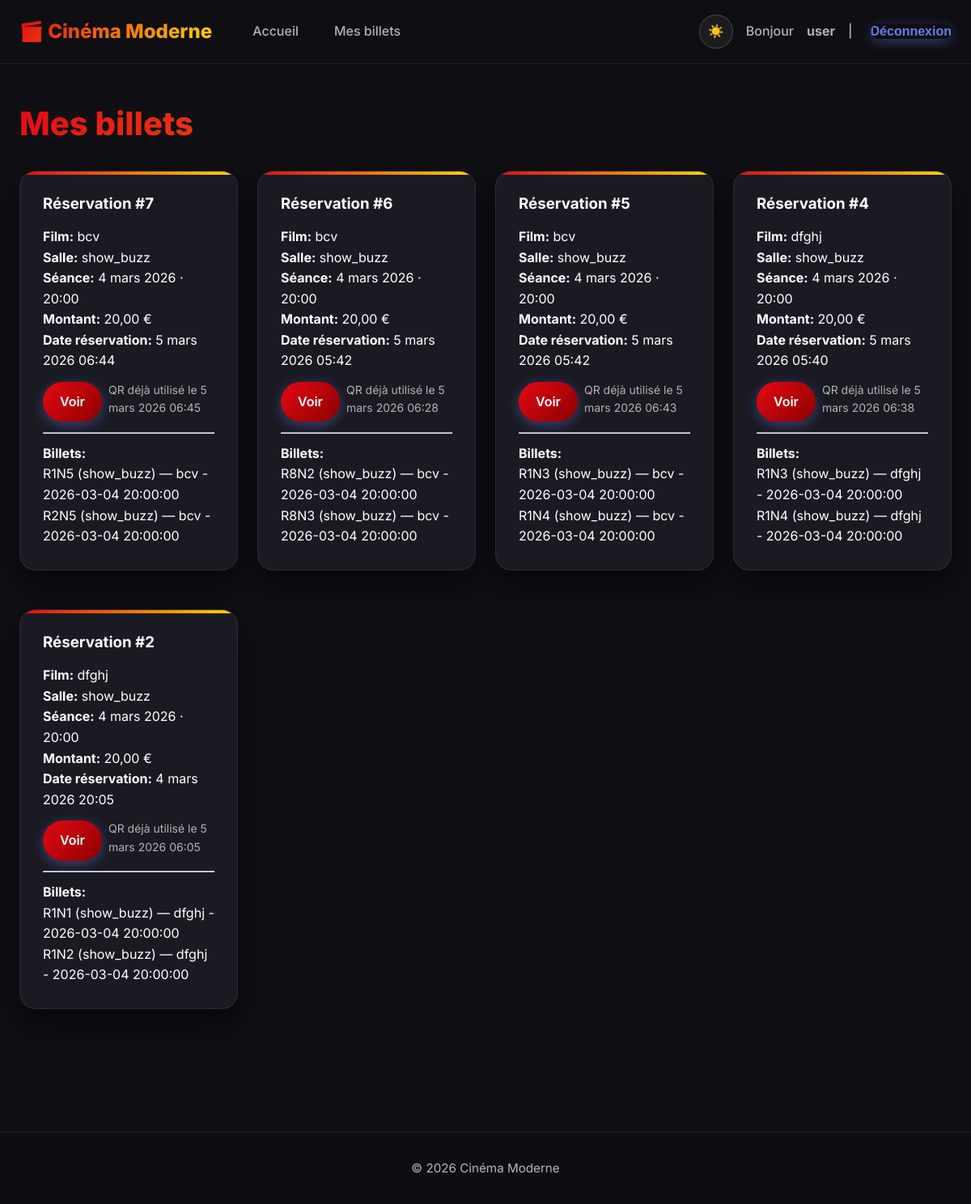
Page /dashboard/ (signed in) on the earlier database version.
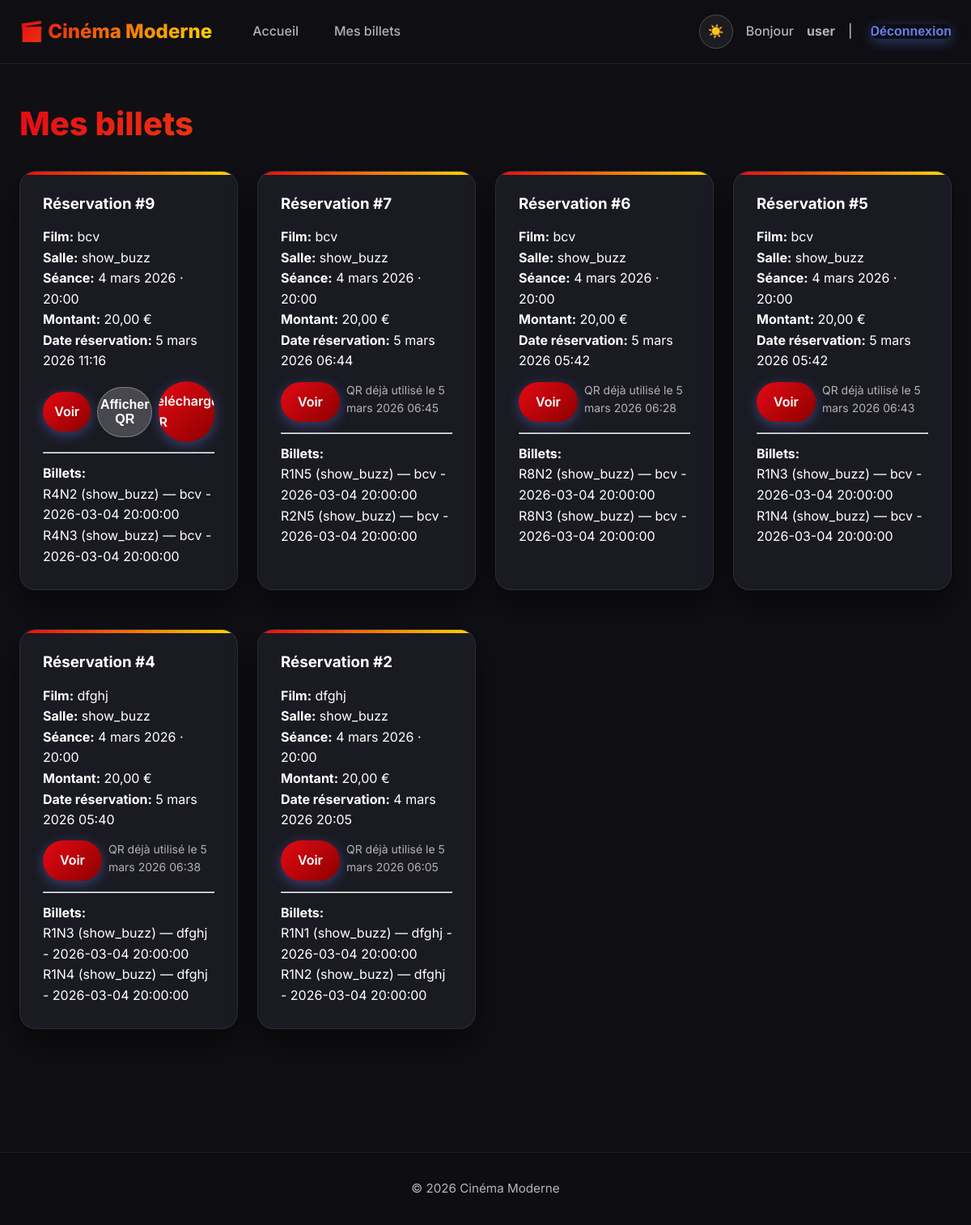
Same page on the later database version.
### cinema/models.py (models this page shows, shortened)
class Reservation(models.Model):
    STATUTS = (
        ('CONFIRMEE', 'Confirmée'),
        ('ANNULEE', 'Annulée'),
    )
    utilisateur = models.ForeignKey(User, on_delete=models.CASCADE)
    seance = models.ForeignKey(Seance, on_delete=models.CASCADE)
    date_reservation = models.DateTimeField(auto_now_add=True)
    montant_total = models.DecimalField(max_digits=8, decimal_places=2)
    statut = models.CharField(max_length=10, choices=STATUTS, default='CONFIRMEE')
    qr_token = models.UUIDField(default=uuid.uuid4, unique=True, editable=False)
    qr_valid = models.BooleanField(default=True)
    qr_created = models.DateTimeField(auto_now_add=True)
    qr_used_at = models.DateTimeField(null=True, blank=True)
    qr_used_by = models.ForeignKey(User, null=True, blank=True, on_delete=models.SET_NULL, related_name='used_qr_reservations')

class Seance(models.Model):
    film = models.ForeignKey(Film, on_delete=models.CASCADE)
    salle = models.ForeignKey(Salle, on_delete=models.CASCADE)
    date = models.DateField()
    heure = models.TimeField()
    prix = models.DecimalField(max_digits=6, decimal_places=2)
    class Meta:
        ordering = ['date', 'heure']
    def __str__(self):
        return f"{self.film} - {self.date} {self.heure}"

class Film(models.Model):
    titre = models.CharField(max_length=200)
    description = models.TextField(blank=True)
    duree = models.PositiveIntegerField(help_text='Durée en minutes')
    categorie = models.CharField(max_length=100, blank=True)
    affiche = models.ImageField(upload_to='affiches/', blank=True, null=True)
    date_sortie = models.DateField(null=True, blank=True)
    def __str__(self):
        return self.titre

class Salle(models.Model):
    nom = models.CharField(max_length=100)
    nombre_rangees = models.PositiveIntegerField()
    nombre_places_par_rangee = models.PositiveIntegerField()
    def __str__(self):
        return self.nom

class Billet(models.Model):
    reservation = models.ForeignKey(Reservation, on_delete=models.CASCADE, related_name='billets')
    place = models.ForeignKey(Place, on_delete=models.CASCADE)
    seance = models.ForeignKey(Seance, on_delete=models.CASCADE)
    class Meta:
        unique_together = (('place', 'seance'),)

class Place(models.Model):
    salle = models.ForeignKey(Salle, on_delete=models.CASCADE)
    rangee = models.PositiveIntegerField()
    numero = models.PositiveIntegerField()
    class Meta:
        unique_together = (('salle', 'rangee', 'numero'),)
    def __str__(self):
        return f"R{self.rangee}N{self.numero} ({self.salle})"

### cinema/views.py (the view)
# urls.py: path('dashboard/', views.dashboard, name='dashboard'),
@login_required
def dashboard(request):
    if request.user.is_staff:
        return render(request, 'cinema/dashboard.html')
    reservations = (
        Reservation.objects.filter(utilisateur=request.user)
        .prefetch_related('billets__place', 'seance__film', 'seance__salle')
        .order_by('-date_reservation')
    )
    return render(request, 'cinema/user_dashboard.html', {'reservations': reservations})

### cinema/templates/cinema/user_dashboard.html (shortened to what this page needs)
{% extends 'cinema/base.html' %}
{% block content %}
  <h2 class="page-title">Mes billets</h2>
  {% if reservations %}
    <div class="stats-grid">
      {% for res in reservations %}
        <div class="card">
          <h3>Réservation #{{ res.id }} {% if res.statut != 'CONFIRMEE' %}<span class="badge badge-danger">{{ res.get_statut_display }}</span>{% endif %}</h3>
          <p><strong>Film:</strong> {{ res.seance.film.titre }}</p>
          <p><strong>Salle:</strong> {{ res.seance.salle.nom }}</p>
          <p><strong>Séance:</strong> {{ res.seance.date }} · {{ res.seance.heure }}</p>
          <p><strong>Montant:</strong> {{ res.montant_total }} €</p>
          <p><strong>Date réservation:</strong> {{ res.date_reservation }}</p>
          <div style="margin-top:12px; display:flex; gap:8px; align-items:center;">
            <a href="{% url 'cinema:reservation_detail' res.id %}" class="btn">Voir</a>
            {% if res.qr_valid %}
              <button type="button" class="btn btn-secondary open-qr-btn" data-url="{% url 'cinema:reservation_qr_image' res.id %}">Afficher QR</button>
              <a href="{% url 'cinema:reservation_qr_download' res.id %}" class="btn" download>Télécharger QR</a>
            {% else %}
              <span class="film-meta">QR déjà utilisé le {{ res.qr_used_at }}</span>
            {% endif %}
          </div>
          <hr style="margin:12px 0;"/>
          <div>
            <strong>Billets:</strong>
            <ul>
              {% for b in res.billets.all %}
                <li>{{ b.place }} — {{ b.seance }}</li>
              {% endfor %}
            </ul>
          </div>
        </div>
      {% endfor %}
    </div>
  {% else %}
    <div class="card">
      <p>Vous n'avez aucune réservation pour le moment.</p>
    </div>
  {% endif %}
{% endblock %}

### cinema/templates/cinema/base.html (shortened to what this page needs)
<!doctype html>
<html lang="fr">
  <head>
    <link rel="stylesheet" href="/static/cinema/style.css">
    <link rel="stylesheet" href="/static/cinema/seatmap.css">
  </head>
  <body>
    <header class="site-header">
      <div class="container header-inner">
        <h1 class="brand"><a href="{% url 'cinema:index' %}">🎬 Cinéma Moderne</a></h1>
        <nav class="main-nav" id="mainNav">
          <a href="{% url 'cinema:index' %}">Accueil</a>
          {% if user.is_staff %}
            <a href="{% url 'cinema:film_list' %}">Films</a>
            <a href="{% url 'cinema:salle_list' %}">Salles</a>
            <a href="{% url 'cinema:dashboard' %}">Dashboard</a>
          {% elif user.is_authenticated %}
            <a href="{% url 'cinema:dashboard' %}">Mes billets</a>
          {% endif %}
        </nav>
        <div class="user-actions">
          <button id="themeToggle" class="theme-toggle" type="button" aria-label="Changer le thème">☀️</button>
          {% if user.is_authenticated %}
            Bonjour <strong>{{ user.username }}</strong> |
            <form method="post" action="{% url 'logout' %}" class="logout-form" style="display:inline;">
              <button type="submit" class="link-button">Déconnexion</button>
            </form>
          {% else %}
            <a href="{% url 'login' %}">Connexion</a> | <a href="{% url 'cinema:signup' %}">Inscription</a>
          {% endif %}
        </div>
      </div>
    </header>
    <main class="container main-content">
      {% block content %}{% endblock %}
    </main>
    <footer class="site-footer">
      <div class="container">© 2026 Cinéma Moderne</div>
    </footer>
  </body>
</html>

Differences in the rows shown:
added Reservation: id "9", seance.film.titre "bcv", seance.salle.nom "show_buzz", seance "4 mars 2026", seance.heure "20:00", montant_total "20,00", date_reservation "5 mars 2026 11:16", qr_valid "Afficher QR"
added Billet: place "R4N2 (show_buzz)", seance "bcv - 2026-03-04 20:00:00", shown under "9"
added Billet: place "R4N3 (show_buzz)", seance "bcv - 2026-03-04 20:00:00", shown under "9"
